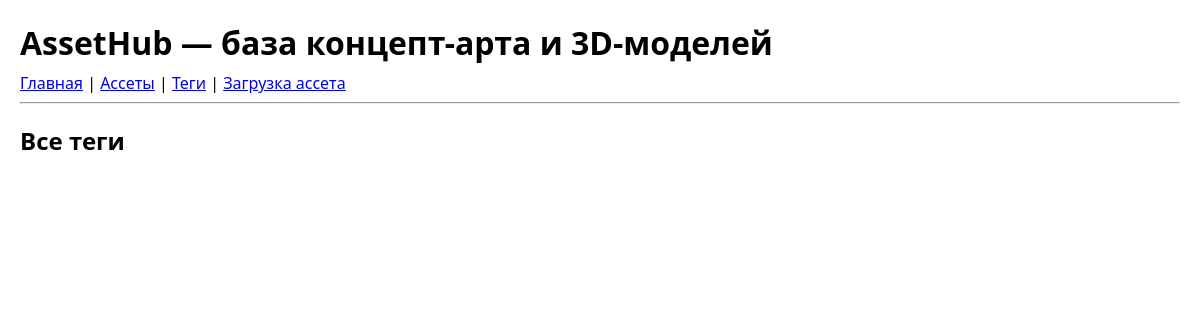
The page /tags/ on the database as committed earlier.
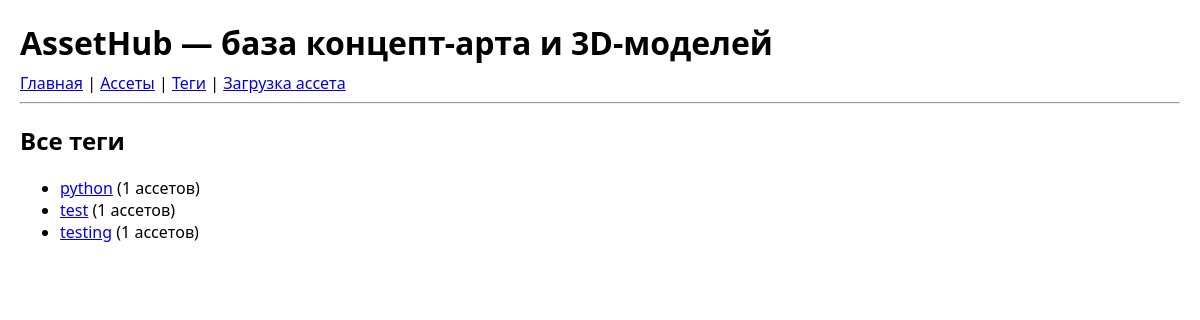
The same page on the database as committed later.
### app/models/tag.py (models this page shows, shortened)
class Tag(db.Model):
    __tablename__ = "tags"
    id = db.Column(db.Integer, primary_key=True)
    name = db.Column(db.String(100), unique=True, nullable=False)
    assets = db.relationship(
        "Asset",
        secondary="asset_tags",
        back_populates="tags"
    )

### app/controllers/tags.py (the view)
@tags_bp.route("/")
def tags_list():
    tags = Tag.query.order_by(Tag.name).all()
    return render_template("tags/list.html", tags=tags)

### app/templates/tags/list.html
{% extends "base.html" %}
{% block content %}
<h2>Все теги</h2>
<ul>
{% for tag in tags %}
    <li>
        <a href="{{ url_for('assets.assets_list', tag=tag.name) }}">{{ tag.name }}</a>
        ({{ tag.assets | length }} ассетов)
    </li>
{% endfor %}
</ul>
{% endblock %}

Rows that differ between the two databases and show on the page:
added Tag: name "python", assets|length "1"
added Tag: name "test", assets|length "1"
added Tag: name "testing", assets|length "1"
